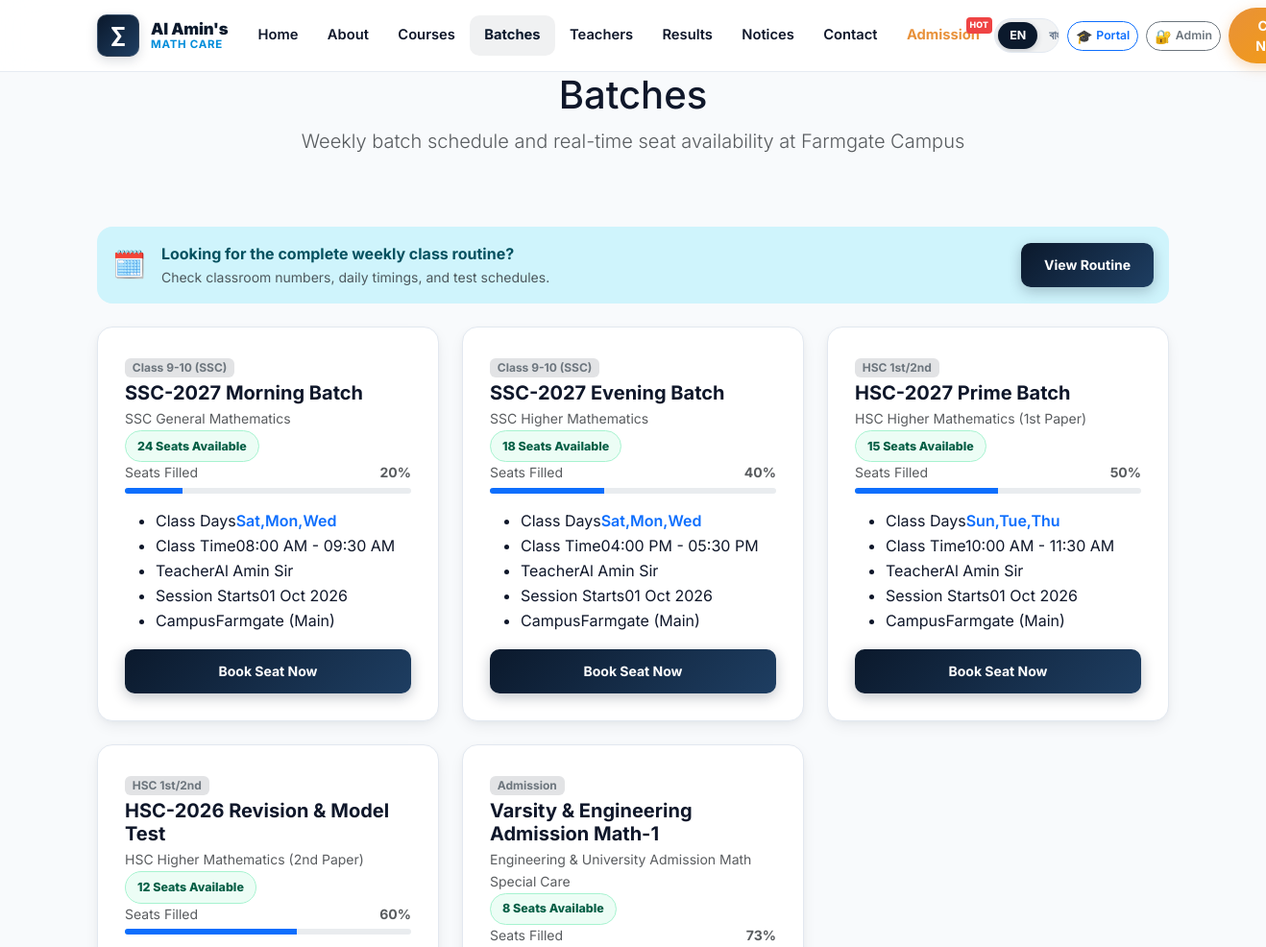
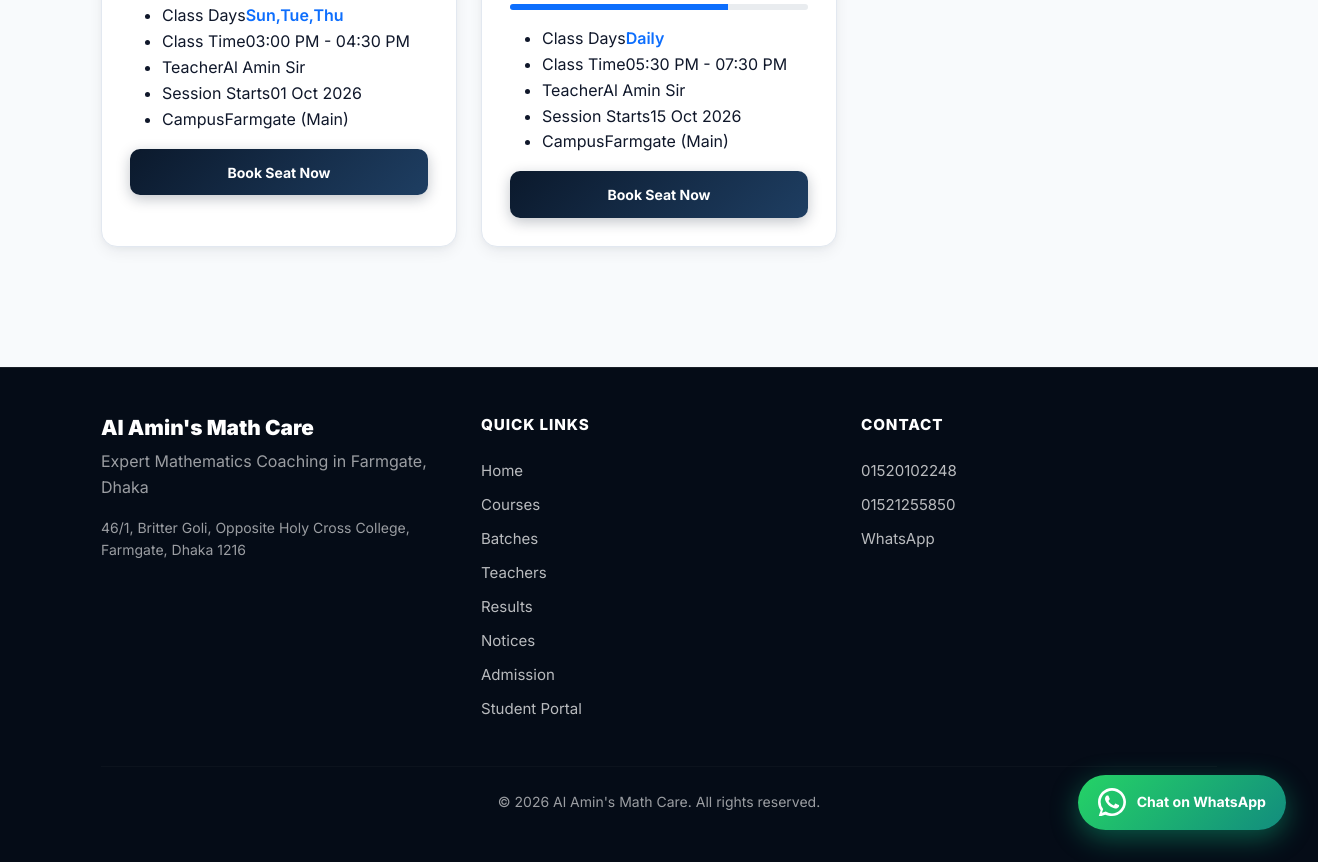
Screenshot of /batches.php with the database file from the repository (2 pictures, top to bottom).
### tables this page shows
CREATE TABLE IF NOT EXISTS `batches` (
  `id` INT UNSIGNED AUTO_INCREMENT PRIMARY KEY,
  `course_id` INT UNSIGNED NOT NULL,
  `branch_id` INT UNSIGNED NOT NULL,
  `teacher_id` INT UNSIGNED NOT NULL,
  `batch_name` VARCHAR(100) NOT NULL,
  `batch_name_bn` VARCHAR(100) DEFAULT NULL,
  `class_days` VARCHAR(100) NOT NULL,
  `start_time` TIME NOT NULL,
  `end_time` TIME NOT NULL,
  `start_date` DATE NOT NULL,
  `total_seats` SMALLINT UNSIGNED NOT NULL DEFAULT 30,
  `available_seats` SMALLINT UNSIGNED NOT NULL DEFAULT 30,
  `admission_status` ENUM('open', 'full', 'closed') DEFAULT 'open',
  `status` ENUM('upcoming', 'running', 'completed') DEFAULT 'upcoming',
  `is_deleted` TINYINT(1) DEFAULT 0,
  `created_at` TIMESTAMP DEFAULT CURRENT_TIMESTAMP,
  FOREIGN KEY (`course_id`) REFERENCES `courses`(`id`) ON DELETE CASCADE,
  FOREIGN KEY (`branch_id`) REFERENCES `branches`(`id`) ON DELETE CASCADE,
  FOREIGN KEY (`teacher_id`) REFERENCES `teachers`(`id`) ON DELETE RESTRICT
);

CREATE TABLE IF NOT EXISTS `courses` (
  `id` INT UNSIGNED AUTO_INCREMENT PRIMARY KEY,
  `slug` VARCHAR(150) NOT NULL UNIQUE,
  `title_en` VARCHAR(200) NOT NULL,
  `title_bn` VARCHAR(200) DEFAULT NULL,
  `class_level` VARCHAR(50) NOT NULL,
  `math_category` ENUM('general_math', 'higher_math_1st', 'higher_math_2nd', 'combined_higher_math', 'admission_engineering_math') NOT NULL DEFAULT 'general_math',
  `course_type` ENUM('regular', 'crash', 'model_test', 'special_care') DEFAULT 'regular',
  `duration` VARCHAR(50) DEFAULT NULL,
  `fee` DECIMAL(10,2) NOT NULL DEFAULT 0.00,
  `fee_display_en` VARCHAR(80) DEFAULT 'Contact us',
  `fee_display_bn` VARCHAR(80) DEFAULT 'যোগাযোগ করুন',
  `teacher_id` INT UNSIGNED DEFAULT NULL,
  `description_en` TEXT DEFAULT NULL,
  `description_bn` TEXT DEFAULT NULL,
  `is_popular` TINYINT(1) DEFAULT 0,
  `is_active` TINYINT(1) DEFAULT 1,
  `is_deleted` TINYINT(1) DEFAULT 0,
  `created_at` TIMESTAMP DEFAULT CURRENT_TIMESTAMP,
  FOREIGN KEY (`teacher_id`) REFERENCES `teachers`(`id`) ON DELETE SET NULL
);

### includes/i18n.php (called while the page is built, shortened)
<?php
function app_config(): array
{
    static $config = null;
    if ($config === null) {
        $config = require __DIR__ . '/../config/app.php';
    }
    return $config;
}
function current_locale(): string
{
    $config = app_config();
    $locale = $_GET['lang'] ?? $_COOKIE['site_lang'] ?? $_COOKIE['locale'] ?? $config['default_locale'];
    return $locale;
}
function load_translations(string $locale): array
{
    $file = __DIR__ . '/../lang/' . $locale . '.php';
    return require $file;
}
function init_i18n(): void
{
    $config = app_config();
    $locale = current_locale();
    $translations = load_translations($locale);
}
function __(string $key, array $replace = []): string
{
    global $translations, $locale;
    $text = $translations[$key] ?? $key;
    foreach ($replace as $search => $value) {
        $text = str_replace(':' . $search, (string) $value, $text);
    }
    return $text;
}
function base_url(string $path = ''): string
{
    $base = rtrim(app_config()['base_url'] ?? '', '/');
    $path = ltrim($path, '/');
    return $base . ($path !== '' ? '/' . $path : '');
}
function get_current_lang(): string
{
    global $locale;
    return $locale ?? 'en';
}

### includes/helpers.php (called while the page is built, shortened)
<?php
function e(?string $value): string
{
    return htmlspecialchars($value ?? '', ENT_QUOTES | ENT_SUBSTITUTE, 'UTF-8');
}
function format_date(string $date, string $format = 'd M Y'): string
{
    $ts = strtotime($date);
    return $ts !== false ? date($format, $ts) : $date;
}
function config_tagline(): string
{
    $locale = function_exists('get_current_lang') ? get_current_lang() : 'en';
    $config = app_config();
    return $locale === 'bn' ? $config['site_tagline_bn'] : $config['site_tagline_en'];
}

### batches.php (the view, shortened to what this page needs)
<?php
require_once __DIR__ . '/includes/i18n.php';
require_once __DIR__ . '/includes/helpers.php';
try {
    $pdo = db();
    $batches = $pdo->query('
        SELECT b.*, c.title_en as course_title_en, c.title_bn as course_title_bn, c.class_level
        FROM batches b
        LEFT JOIN courses c ON b.course_id = c.id
        WHERE b.is_deleted = 0
        ORDER BY b.id ASC
    ')->fetchAll();
} catch (Throwable $e) {
    $batches = [];
}
require __DIR__ . '/includes/header.php';
?>
<section class="page-hero">
    <div class="container text-center">
        <h1><?= e(__('nav_batches')) ?></h1>
        <p class="text-muted mb-0 lead">
            <?= $locale === 'bn' ? 'ফার্মগেট ক্যাম্পাসে গণিত ব্যাচসমূহের সময়সূচী ও লাইভ সিট স্ট্যাটাস' : 'Weekly batch schedule and real-time seat availability at Farmgate Campus' ?>
        </p>
    </div>
</section>
<section class="section">
    <div class="container">
        <div class="alert alert-info border-0 rounded-4 p-3 d-flex flex-wrap justify-content-between align-items-center mb-4">
            <div class="d-flex align-items-center gap-3">
                <span class="fs-3">🗓️</span>
                <div>
                    <strong><?= $locale === 'bn' ? 'সাপ্তাহিক ক্লাসের পূর্ণাঙ্গ রুটিন দেখতে চান?' : 'Looking for the complete weekly class routine?' ?></strong>
                    <p class="mb-0 small text-muted"><?= $locale === 'bn' ? 'বারভিত্তিক ক্লাসের সময় ও রুম নম্বর রুটিন পেজে রয়েছে।' : 'Check classroom numbers, daily timings, and test schedules.' ?></p>
                </div>
            </div>
            <a href="<?= e(base_url('routine.php')) ?>" class="btn btn-primary-custom btn-sm mt-2 mt-md-0">
                <?= $locale === 'bn' ? 'রুটিন দেখুন' : 'View Routine' ?>
            </a>
        </div>
        <div class="row g-4">
            <?php if (empty($batches)): ?>
            <div class="col-12 text-center py-5">
                <p class="text-muted fs-5"><?= $locale === 'bn' ? 'কোনো ব্যাচ পাওয়া যায়নি।' : 'No batches found.' ?></p>
            </div>
            <?php else: ?>
            <?php foreach ($batches as $b):
                $bName = $locale === 'bn' && !empty($b['batch_name_bn']) ? $b['batch_name_bn'] : $b['batch_name'];
                $cName = $locale === 'bn' && !empty($b['course_title_bn']) ? $b['course_title_bn'] : ($b['course_title_en'] ?? '');
                $avail = (int) $b['available_seats'];
                $total = (int) $b['total_seats'];
                $fillPercent = $total > 0 ? round((($total - $avail) / $total) * 100) : 0;
                $badgeClass = $avail <= 5 ? 'badge-seats-limited' : ($avail === 0 ? 'badge-seats-full' : 'badge-seats-open');
                $badgeText = $avail === 0 ? __('seats_full') : ($avail <= 5 ? __('seats_limited') . " ({$avail})" : "{$avail} " . __('course_seats') . " " . __('seats_available'));
            ?>
            <div class="col-md-6 col-lg-4">
                <div class="batch-card">
                    <div class="batch-header">
                        <div>
                            <span class="badge bg-secondary-subtle text-secondary small mb-1"><?= e($b['class_level'] ?? 'Math') ?></span>
                            <h2 class="h5 fw-bold mb-1"><?= e($bName) ?></h2>
                            <p class="text-muted small mb-0"><?= e($cName) ?></p>
                        </div>
                        <span class="badge-seats <?= $badgeClass ?>"><?= e($badgeText) ?></span>
                    </div>
                    <div class="mb-3">
                        <div class="d-flex justify-content-between small text-muted mb-1">
                            <span><?= $locale === 'bn' ? 'আসন পূরণ' : 'Seats Filled' ?></span>
                            <span class="fw-bold"><?= $fillPercent ?>%</span>
                        </div>
                        <div class="progress" style="height: 6px;">
                            <div class="progress-bar <?= $avail <= 5 ? 'bg-warning' : 'bg-primary' ?>" role="progressbar" style="width: <?= $fillPercent ?>%" aria-valuenow="<?= $fillPercent ?>" aria-valuemin="0" aria-valuemax="100"></div>
                        </div>
                    </div>
                    <ul class="batch-meta">
                        <li><span><?= e(__('batch_days')) ?></span><span class="fw-semibold text-primary"><?= e($b['class_days']) ?></span></li>
                        <li><span><?= e(__('batch_time')) ?></span><span><?= date('h:i A', strtotime($b['start_time'])) ?> - <?= date('h:i A', strtotime($b['end_time'])) ?></span></li>
                        <li><span><?= e(__('batch_teacher')) ?></span><span><?= e($config['head_teacher']) ?></span></li>
                        <li><span><?= $locale === 'bn' ? 'শুরুর সম্ভাব্য তারিখ' : 'Session Starts' ?></span><span><?= format_date($b['start_date']) ?></span></li>
                        <li><span><?= $locale === 'bn' ? 'ক্যাম্পাস' : 'Campus' ?></span><span>Farmgate (Main)</span></li>
                    </ul>
                    <?php if ($avail > 0): ?>
                    <a class="btn btn-primary-custom btn-sm w-100 mt-auto" href="<?= e(base_url('admission.php?batch=' . urlencode($bName) . '&course=' . urlencode($cName))) ?>">
                        <?= $locale === 'bn' ? 'আসন বুক করুন' : 'Book Seat Now' ?>
                    </a>
                    <?php else: ?>
                    <button class="btn btn-secondary btn-sm w-100 mt-auto" disabled>
                        <?= e(__('seats_full')) ?>
                    </button>
                    <?php endif; ?>
                </div>
            </div>
            <?php endforeach; ?>
            <?php endif; ?>
        </div>
    </div>
</section>
<?php require __DIR__ . '/includes/footer.php'; ?>

### rows the page displays
batches: course.class_level "Class 9-10 (SSC)", batch_name "SSC-2027 Morning Batch", course.title_en "SSC General Mathematics", available_seats "24 Seats Available", fillPercent "20", class_days "Sat,Mon,Wed", start_time "08:00 AM", end_time "09:30 AM", start_date "01 Oct 2026"
batches: course.class_level "Class 9-10 (SSC)", batch_name "SSC-2027 Evening Batch", course.title_en "SSC Higher Mathematics", available_seats "18 Seats Available", fillPercent "40", class_days "Sat,Mon,Wed", start_time "04:00 PM", end_time "05:30 PM", start_date "01 Oct 2026"
batches: course.class_level "HSC 1st/2nd", batch_name "HSC-2027 Prime Batch", course.title_en "HSC Higher Mathematics (1st Paper)", available_seats "15 Seats Available", fillPercent "50", class_days "Sun,Tue,Thu", start_time "10:00 AM", end_time "11:30 AM", start_date "01 Oct 2026"
batches: course.class_level "HSC 1st/2nd", batch_name "HSC-2026 Revision & Model Test", course.title_en "HSC Higher Mathematics (2nd Paper)", available_seats "12 Seats Available", fillPercent "60", class_days "Sun,Tue,Thu", start_time "03:00 PM", end_time "04:30 PM", start_date "01 Oct 2026"
batches: course.class_level "Admission", batch_name "Varsity & Engineering Admission Math-1", course.title_en "Engineering & University Admission Math Special Care", available_seats "8 Seats Available", fillPercent "73", class_days "Daily", start_time "05:30 PM", end_time "07:30 PM", start_date "15 Oct 2026"

### other values shown
__('nav_home') "Home"
__('nav_about') "About"
__('nav_courses') "Courses"
__('nav_batches') "Batches"
__('nav_teachers') "Teachers"
__('nav_results') "Results"
__('nav_notices') "Notices"
__('nav_contact') "Contact"
__('nav_admission') "Admission"
__('btn_whatsapp') "Chat on WhatsApp"
$config['site_name'] "Al Amin's Math Care"
__('footer_tagline') "Expert Mathematics Coaching in Farmgate, Dhaka"
config_address() "46/1, Britter Goli, Opposite Holy Cross College, Farmgate, Dhaka 1216"
__('footer_quick_links') "QUICK LINKS"
__('footer_contact') "CONTACT"
